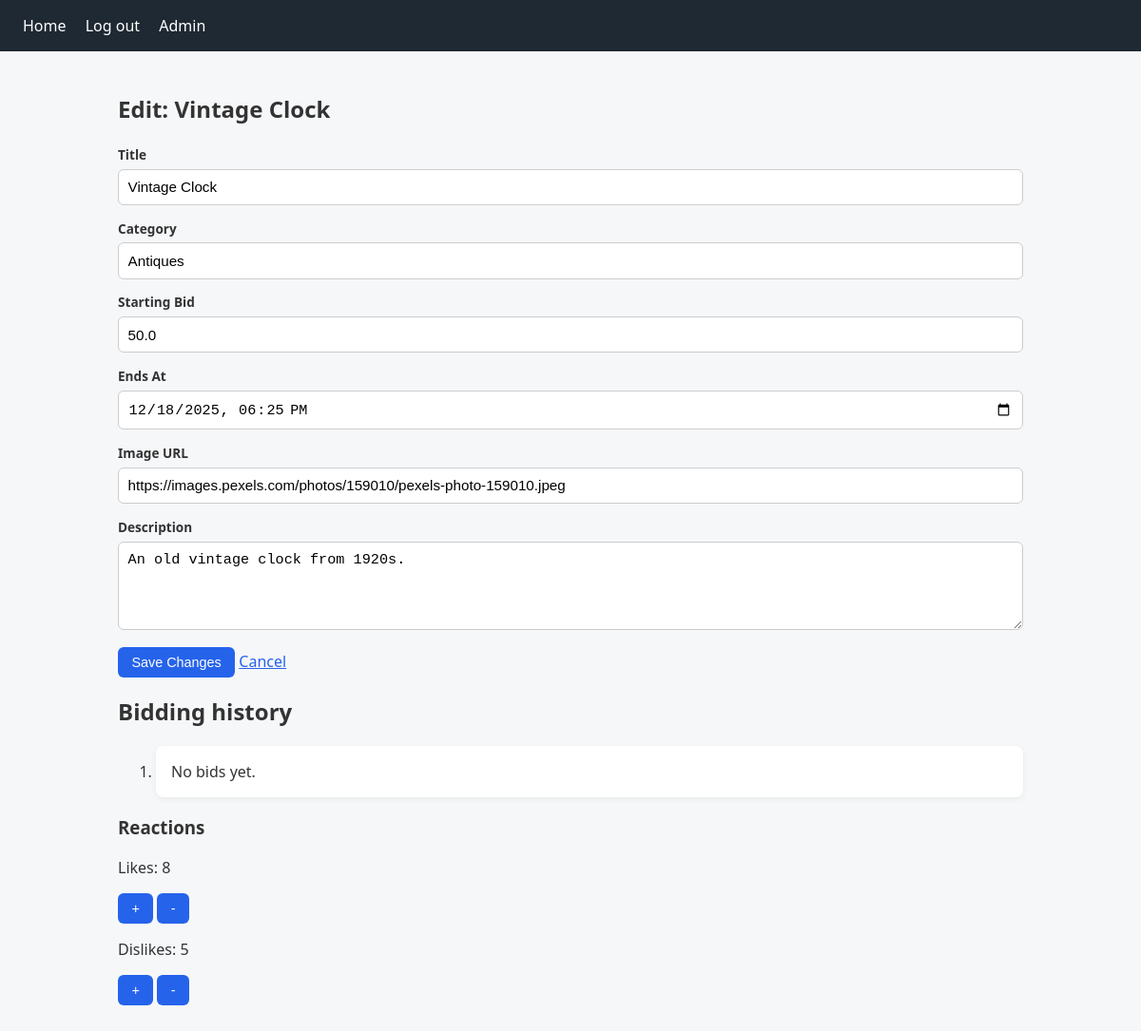
Screenshot of /admin/edit/1 (signed in) with the database file from the repository.
### models/auction.py (models this page shows)
class Auction(db.Model):
    __tablename__ = 'auctions'
    id = db.Column(db.Integer, primary_key=True)
    title = db.Column(db.String(50), unique=True, nullable=False)
    description = db.Column(db.String(10), nullable=False)
    category = db.Column(db.String(20), nullable=False)
    starting_bid = db.Column(db.Float, nullable=False)
    start_at = db.Column(db.DateTime, server_default=db.func.now())
    end_at = db.Column(db.DateTime, nullable=False)
    image_url = db.Column(db.String(200), nullable=True) # URL till bild

### blueprints/admin/admin_routes.py (the view, shortened to what this page needs)
@admin_bp.route('/add', methods=['GET', 'POST'])
@admin_bp.route('/edit/<int:auction_id>', methods=['GET', 'POST'])
@login_required
def admin_form(auction_id=None):
    if not is_admin():
        flash('Access denied: You must be an administrator.', 'danger')
        return redirect(url_for('auctions_bp.auctions_list'))
    auction_edit = None
    title = "Add new auction"
    history = []
    if auction_id:
        auction_edit = auction_repo.get_auction_by_id(auction_id)
        title = f"Edit: {auction_edit.title}"
        history = auction_repo.get_bidding_history(auction_id)
        likes = reactions_repo.count(auction_id, "like")
        dislikes = reactions_repo.count(auction_id, "dislike")
    else:
        likes = 0
        dislikes = 0
    return render_template(
    "admin_auction_form.html",
    auction=auction_edit,
    title=title,
    history=history,
    likes=likes,
    dislikes=dislikes
)

### blueprints/admin/admin_routes.py (called while the page is built)
def is_admin():
    return current_user.is_authenticated and current_user.role == 'admin'

### dbrepository/auction_repo.py (called while the page is built)
    def get_auction_by_id(self, auction_id):
        return Auction.query.get_or_404(auction_id)

    def get_bidding_history(self, auction_id):
        return (Bid.query
                .filter_by(auction_id=auction_id)
                .order_by(Bid.created_at.desc())
                .all())

### dbrepository/reactions_repo.py (called while the page is built)
    def count(self, auction_id, kind):
        return Reaction.query.filter_by(auction_id=auction_id, kind=kind).count()

### flask_app.py (called while the page is built)
@login_manager.user_loader
def load_user(user_id):
    return User.query.get(int(user_id))

### blueprints/admin/templates/admin_auction_form.html (shortened to what this page needs)
{% extends "base.html" %}
{% block content %}
<section>
    <h1 class="mb-4">{{ title }}</h1>
    <form method="POST">
        <div class="mb-3">
            <label for="title" class="form-label">Title</label>
            <input type="text" class="form-control" id="title" name="title"
                value="{{ auction.title if auction else '' }}" required>
        </div>
        <div class="mb-3">
            <label for="category" class="form-label">Category</label>
            <input type="text" class="form-control" id="category" name="category"
                value="{{ auction.category if auction else '' }}" required>
        </div>
        <div class="row">
            <div class="col-md-4 mb-3">
                <label for="starting_bid" class="form-label">Starting Bid</label>
                <input type="text" class="form-control" id="starting_bid" name="starting_bid"
                    value="{{ auction.starting_bid if auction else '' }}" required>
            </div>
            <div class="col-md-4 mb-3">
                <label for="end_at" class="form-label">Ends At</label>
                <input type="datetime-local" class="form-control" id="end_at" name="end_at"
                    value="{{ auction.end_at if auction else '' }}" required>
            </div>
            <div class="col-md-4 mb-3">
                <label for="image_url" class="form-label">Image URL</label>
                <input type="text" class="form-control" id="image_url" name="image_url"
                    value="{{ auction.image_url if auction else '' }}" required placeholder="optional">
            </div>
        </div>
        <div class="mb-3">
            <label for="description" class="form-label">Description</label>
            <textarea class="form-control" id="description" name="description" rows="4"
                required>{{ auction.description if auction else '' }}</textarea>
        </div>
        <button type="submit" class="btn btn-primary">
            {{ 'Save Changes' if auction else 'Add auction' }}
        </button>
        <a href="{{ url_for('admin_bp.admin_auctions_list') }}" class="btn btn-secondary">Cancel</a>
    </form>
    <h2>Bidding history</h2>
    <ol>
        {% for bid in history %}
        <li>{{ bid.amount }} kr — {{ bid.created_at.strftime("%d %b %Y kl %H:%M") }}</li>
        <form action="{{ url_for('admin_bp.admin_delete_bid', bid_id=bid.id) }}" method="POST" class="d-inline">
            <button type="submit" class="btn btn-sm btn-danger"
                onclick="return confirm('Are you sure you want to delete this bid?');"
                aria-label="Delete bid for {{ auction.title }}">Delete bid</button>
        </form>
        {% else %}
        <li>No bids yet.</li>
        {% endfor %}
    </ol>
    {% if auction %}
    <h3>Reactions</h3>
    <p>
        Likes: {{ likes }}
    <form method="post" action="{{ url_for('admin_bp.admin_likes_plus', auction_id=auction.id) }}"
        style="display:inline;">
        <button type="submit">+</button>
    </form>
    <form method="post" action="{{ url_for('admin_bp.admin_likes_minus', auction_id=auction.id) }}"
        style="display:inline;">
        <button type="submit">-</button>
    </form>
    </p>
    <p>
        Dislikes: {{ dislikes }}
    <form method="post" action="{{ url_for('admin_bp.admin_dislikes_plus', auction_id=auction.id) }}"
        style="display:inline;">
        <button type="submit">+</button>
    </form>
    <form method="post" action="{{ url_for('admin_bp.admin_dislikes_minus', auction_id=auction.id) }}"
        style="display:inline;">
        <button type="submit">-</button>
    </form>
    </p>
    {% endif %}
</section>
{% endblock %}

### Static/style.css (style rules this page uses)
* { box-sizing: border-box; }
body { margin: 0; font-family: system-ui, -apple-system, BlinkMacSystemFont, "Segoe UI", Roboto, Oxygen, Ubuntu, Cantarell, "Open Sans", "Helvetica Neue", sans-serif; background-color: #f6f7f9; color: #333; }
li { background: white; padding: 1rem; margin-bottom: 1rem; border-radius: 8px; box-shadow: 0 2px 6px rgba(0,0,0,0.06); }
a { color: #2563eb; }
form { margin: 0.5rem 0; }
input, select, textarea { width: 100%; padding: 0.6rem; margin: 0.3rem 0 0.8rem 0; border-radius: 6px; border: 1px solid #ccc; font-size: 0.95rem; }
label { font-weight: 600; font-size: 0.85rem; }
button { background: #2563eb; color: white; border: none; padding: 0.5rem 0.9rem; border-radius: 6px; cursor: pointer; font-size: 0.9rem; }

### rows the page displays
Auction: title "Vintage Clock", category "Antiques", starting_bid "50.0", end_at "12/18/2025 18:25", image_url "https://images.pexels.com/photos/159010/pexels-photo-159010.jpeg", description "An old vintage clock from 1920s."

### other values shown
{{ title }} "Edit: Vintage Clock"
{{ 'Save Changes' if auction else 'Add auction' }} "Save Changes"
{{ likes }} "8"
{{ dislikes }} "5"
